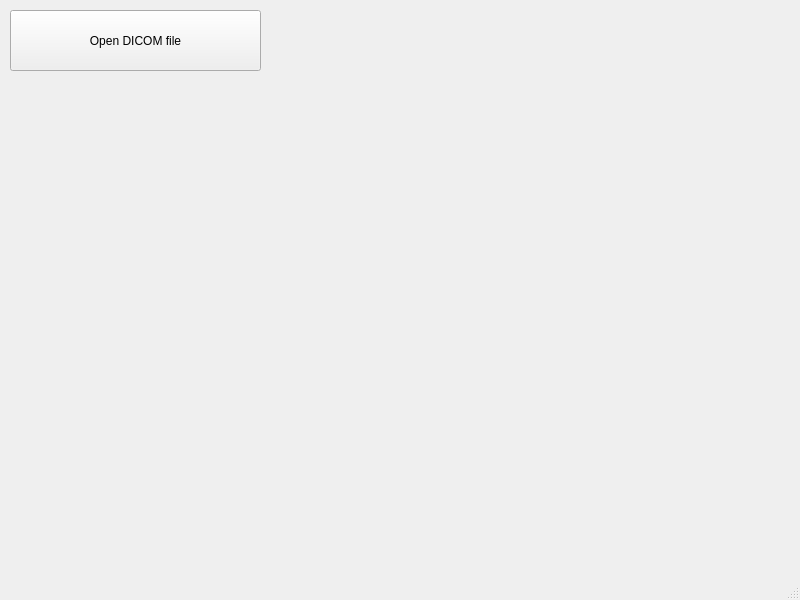
<?xml version="1.0" encoding="UTF-8"?>
<ui version="4.0">
 <class>MainWindow</class>
 <widget class="QMainWindow" name="MainWindow">
  <property name="geometry">
   <rect>
    <x>0</x>
    <y>0</y>
    <width>800</width>
    <height>600</height>
   </rect>
  </property>
  <property name="windowTitle">
   <string>MainWindow</string>
  </property>
  <widget class="QWidget" name="centralwidget">
   <widget class="QPushButton" name="openButton">
    <property name="geometry">
     <rect>
      <x>10</x>
      <y>10</y>
      <width>251</width>
      <height>61</height>
     </rect>
    </property>
    <property name="text">
     <string>Open DICOM file</string>
    </property>
   </widget>
  </widget>
  <widget class="QMenuBar" name="menubar">
   <property name="geometry">
    <rect>
     <x>0</x>
     <y>0</y>
     <width>800</width>
     <height>22</height>
    </rect>
   </property>
  </widget>
  <widget class="QStatusBar" name="statusbar"/>
 </widget>
 <resources/>
 <connections/>
</ui>
